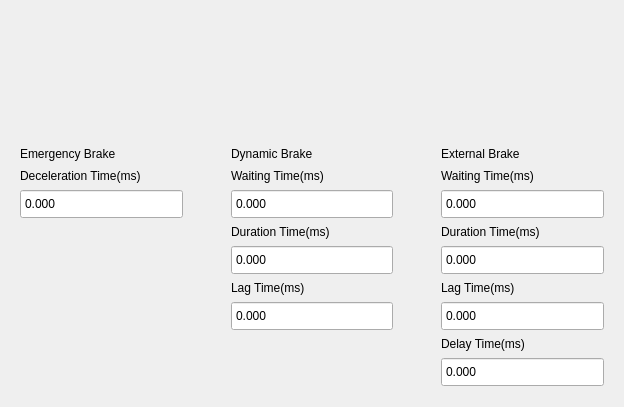
<?xml version="1.0" encoding="UTF-8"?>
<ui version="4.0">
 <class>GraphBrake129</class>
 <widget class="QWidget" name="GraphBrake129">
  <property name="geometry">
   <rect>
    <x>0</x>
    <y>0</y>
    <width>624</width>
    <height>407</height>
   </rect>
  </property>
  <property name="windowTitle">
   <string>Form</string>
  </property>
  <layout class="QVBoxLayout" name="vLayout_brakePaint" stretch="1,1">
   <property name="spacing">
    <number>30</number>
   </property>
   <item>
    <widget class="BrakePaintPrivate" name="widget" native="true">
     <property name="minimumSize">
      <size>
       <width>0</width>
       <height>50</height>
      </size>
     </property>
    </widget>
   </item>
   <item>
    <layout class="QHBoxLayout" name="horizontalLayout">
     <property name="spacing">
      <number>30</number>
     </property>
     <property name="sizeConstraint">
      <enum>QLayout::SetFixedSize</enum>
     </property>
     <item>
      <widget class="QWidget" name="widget_brakeEmergency" native="true">
       <layout class="QVBoxLayout" name="verticalLayout">
        <property name="leftMargin">
         <number>9</number>
        </property>
        <item>
         <widget class="QLabel" name="label_brakeEmergency">
          <property name="minimumSize">
           <size>
            <width>0</width>
            <height>19</height>
           </size>
          </property>
          <property name="text">
           <string>Emergency Brake</string>
          </property>
         </widget>
        </item>
        <item>
         <widget class="QLabel" name="label_brakeEmergencyDeceleration">
          <property name="text">
           <string>Deceleration Time(ms)</string>
          </property>
         </widget>
        </item>
        <item>
         <widget class="QDoubleSpinBox" name="dSpinBox_brakeEmergencyDeceleration">
          <property name="minimumSize">
           <size>
            <width>0</width>
            <height>30</height>
           </size>
          </property>
          <property name="buttonSymbols">
           <enum>QAbstractSpinBox::NoButtons</enum>
          </property>
          <property name="decimals">
           <number>3</number>
          </property>
          <property name="maximum">
           <double>4294967296.000000000000000</double>
          </property>
         </widget>
        </item>
        <item>
         <spacer name="verticalSpacer">
          <property name="orientation">
           <enum>Qt::Vertical</enum>
          </property>
          <property name="sizeHint" stdset="0">
           <size>
            <width>20</width>
            <height>326</height>
           </size>
          </property>
         </spacer>
        </item>
       </layout>
      </widget>
     </item>
     <item>
      <widget class="QWidget" name="widget_brakeDynamic" native="true">
       <layout class="QVBoxLayout" name="verticalLayout_2">
        <item>
         <widget class="QLabel" name="label_brakeDynamic">
          <property name="minimumSize">
           <size>
            <width>0</width>
            <height>19</height>
           </size>
          </property>
          <property name="text">
           <string>Dynamic Brake</string>
          </property>
         </widget>
        </item>
        <item>
         <widget class="QLabel" name="label_brakeDynamicWaiting">
          <property name="text">
           <string>Waiting Time(ms)</string>
          </property>
         </widget>
        </item>
        <item>
         <widget class="QDoubleSpinBox" name="dSpinBox_brakeDynamicWait">
          <property name="minimumSize">
           <size>
            <width>0</width>
            <height>30</height>
           </size>
          </property>
          <property name="buttonSymbols">
           <enum>QAbstractSpinBox::NoButtons</enum>
          </property>
          <property name="decimals">
           <number>3</number>
          </property>
          <property name="maximum">
           <double>4294967296.000000000000000</double>
          </property>
         </widget>
        </item>
        <item>
         <widget class="QLabel" name="label_brakeDynamicDuration">
          <property name="text">
           <string>Duration Time(ms)</string>
          </property>
         </widget>
        </item>
        <item>
         <widget class="QDoubleSpinBox" name="dSpinBox_brakeDynamicDuration">
          <property name="minimumSize">
           <size>
            <width>0</width>
            <height>30</height>
           </size>
          </property>
          <property name="buttonSymbols">
           <enum>QAbstractSpinBox::NoButtons</enum>
          </property>
          <property name="decimals">
           <number>3</number>
          </property>
          <property name="maximum">
           <double>4294967296.000000000000000</double>
          </property>
         </widget>
        </item>
        <item>
         <widget class="QLabel" name="label_brakeDynamicLag">
          <property name="text">
           <string>Lag Time(ms)</string>
          </property>
         </widget>
        </item>
        <item>
         <widget class="QDoubleSpinBox" name="dSpinBox_brakeDynamicLag">
          <property name="minimumSize">
           <size>
            <width>0</width>
            <height>30</height>
           </size>
          </property>
          <property name="buttonSymbols">
           <enum>QAbstractSpinBox::NoButtons</enum>
          </property>
          <property name="decimals">
           <number>3</number>
          </property>
          <property name="maximum">
           <double>4294967296.000000000000000</double>
          </property>
         </widget>
        </item>
        <item>
         <spacer name="verticalSpacer_2">
          <property name="orientation">
           <enum>Qt::Vertical</enum>
          </property>
          <property name="sizeHint" stdset="0">
           <size>
            <width>20</width>
            <height>67</height>
           </size>
          </property>
         </spacer>
        </item>
       </layout>
      </widget>
     </item>
     <item>
      <widget class="QWidget" name="widget_brakeExternal" native="true">
       <layout class="QVBoxLayout" name="verticalLayout_3">
        <item>
         <widget class="QLabel" name="label_brakeExternal">
          <property name="minimumSize">
           <size>
            <width>0</width>
            <height>19</height>
           </size>
          </property>
          <property name="text">
           <string>External Brake</string>
          </property>
         </widget>
        </item>
        <item>
         <widget class="QLabel" name="label_brakeExternalWait">
          <property name="text">
           <string>Waiting Time(ms)</string>
          </property>
         </widget>
        </item>
        <item>
         <widget class="QDoubleSpinBox" name="dSpinBox_brakeExternalWait">
          <property name="minimumSize">
           <size>
            <width>0</width>
            <height>30</height>
           </size>
          </property>
          <property name="buttonSymbols">
           <enum>QAbstractSpinBox::NoButtons</enum>
          </property>
          <property name="decimals">
           <number>3</number>
          </property>
          <property name="maximum">
           <double>4294967296.000000000000000</double>
          </property>
         </widget>
        </item>
        <item>
         <widget class="QLabel" name="label_brakeExternalDuration">
          <property name="text">
           <string>Duration Time(ms)</string>
          </property>
         </widget>
        </item>
        <item>
         <widget class="QDoubleSpinBox" name="dSpinBox_brakeExternalDuration">
          <property name="minimumSize">
           <size>
            <width>0</width>
            <height>30</height>
           </size>
          </property>
          <property name="buttonSymbols">
           <enum>QAbstractSpinBox::NoButtons</enum>
          </property>
          <property name="decimals">
           <number>3</number>
          </property>
          <property name="maximum">
           <double>4294967296.000000000000000</double>
          </property>
         </widget>
        </item>
        <item>
         <widget class="QLabel" name="label_brakeExternalLag">
          <property name="text">
           <string>Lag Time(ms)</string>
          </property>
         </widget>
        </item>
        <item>
         <widget class="QDoubleSpinBox" name="dSpinBox_brakeExternalLag">
          <property name="minimumSize">
           <size>
            <width>0</width>
            <height>30</height>
           </size>
          </property>
          <property name="buttonSymbols">
           <enum>QAbstractSpinBox::NoButtons</enum>
          </property>
          <property name="decimals">
           <number>3</number>
          </property>
          <property name="maximum">
           <double>4294967296.000000000000000</double>
          </property>
         </widget>
        </item>
        <item>
         <widget class="QLabel" name="label_brakeExternalDelay">
          <property name="text">
           <string>Delay Time(ms)</string>
          </property>
         </widget>
        </item>
        <item>
         <widget class="QDoubleSpinBox" name="dSpinBox_brakeExternalDelay">
          <property name="minimumSize">
           <size>
            <width>0</width>
            <height>30</height>
           </size>
          </property>
          <property name="buttonSymbols">
           <enum>QAbstractSpinBox::NoButtons</enum>
          </property>
          <property name="decimals">
           <number>3</number>
          </property>
          <property name="maximum">
           <double>4294967296.000000000000000</double>
          </property>
         </widget>
        </item>
        <item>
         <spacer name="verticalSpacer_3">
          <property name="orientation">
           <enum>Qt::Vertical</enum>
          </property>
          <property name="sizeHint" stdset="0">
           <size>
            <width>20</width>
            <height>128</height>
           </size>
          </property>
         </spacer>
        </item>
       </layout>
      </widget>
     </item>
    </layout>
   </item>
  </layout>
 </widget>
 <customwidgets>
  <customwidget>
   <class>BrakePaintPrivate</class>
   <extends>QWidget</extends>
   <header>graphbrake129.h</header>
   <container>1</container>
  </customwidget>
 </customwidgets>
 <resources/>
 <connections/>
</ui>
